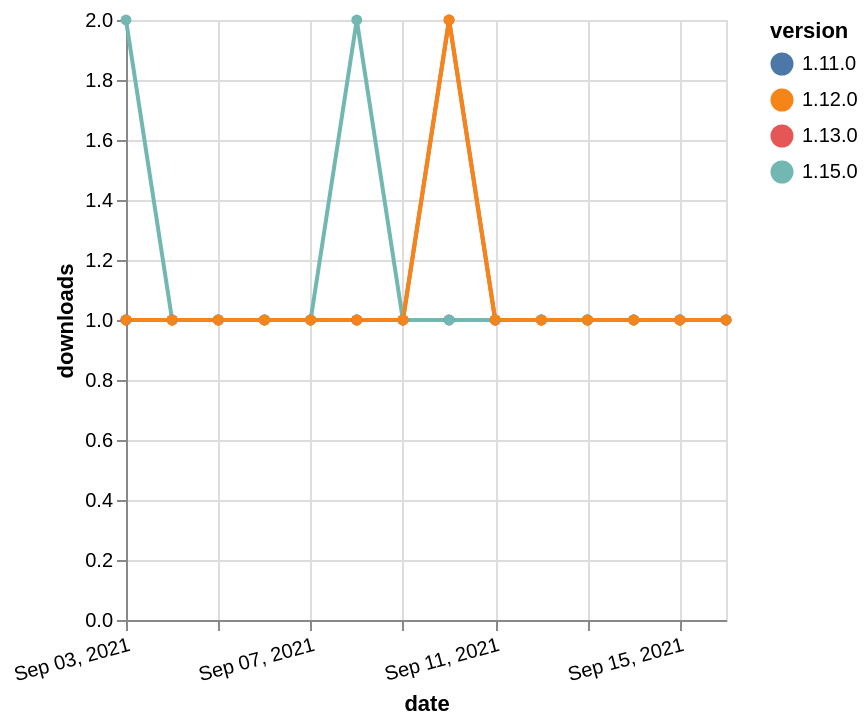

Specify this chart in Vega-Lite:
### Vega-Lite specification from a JSON file in a GitHub repository (floating-point values rounded to 4 significant figures)
{"$schema": "https://vega.github.io/schema/vega-lite/v5.json", "description": "A simple bar chart with embedded data.", "data": {"values": [{"date": "2021-09-03", "total": 337, "delta": 1, "version": "1.11.0"}, {"date": "2021-09-04", "total": 338, "delta": 1, "version": "1.11.0"}, {"date": "2021-09-05", "total": 339, "delta": 1, "version": "1.11.0"}, {"date": "2021-09-06", "total": 340, "delta": 1, "version": "1.11.0"}, {"date": "2021-09-07", "total": 341, "delta": 1, "version": "1.11.0"}, {"date": "2021-09-08", "total": 342, "delta": 1, "version": "1.11.0"}, {"date": "2021-09-09", "total": 343, "delta": 1, "version": "1.11.0"}, {"date": "2021-09-10", "total": 344, "delta": 1, "version": "1.11.0"}, {"date": "2021-09-11", "total": 345, "delta": 1, "version": "1.11.0"}, {"date": "2021-09-12", "total": 346, "delta": 1, "version": "1.11.0"}, {"date": "2021-09-13", "total": 347, "delta": 1, "version": "1.11.0"}, {"date": "2021-09-14", "total": 348, "delta": 1, "version": "1.11.0"}, {"date": "2021-09-15", "total": 349, "delta": 1, "version": "1.11.0"}, {"date": "2021-09-16", "total": 350, "delta": 1, "version": "1.11.0"}, {"date": "2021-09-03", "total": 288, "delta": 1, "version": "1.13.0"}, {"date": "2021-09-04", "total": 289, "delta": 1, "version": "1.13.0"}, {"date": "2021-09-05", "total": 290, "delta": 1, "version": "1.13.0"}, {"date": "2021-09-06", "total": 291, "delta": 1, "version": "1.13.0"}, {"date": "2021-09-07", "total": 292, "delta": 1, "version": "1.13.0"}, {"date": "2021-09-08", "total": 293, "delta": 1, "version": "1.13.0"}, {"date": "2021-09-09", "total": 294, "delta": 1, "version": "1.13.0"}, {"date": "2021-09-10", "total": 296, "delta": 2, "version": "1.13.0"}, {"date": "2021-09-11", "total": 297, "delta": 1, "version": "1.13.0"}, {"date": "2021-09-12", "total": 298, "delta": 1, "version": "1.13.0"}, {"date": "2021-09-13", "total": 299, "delta": 1, "version": "1.13.0"}, {"date": "2021-09-14", "total": 300, "delta": 1, "version": "1.13.0"}, {"date": "2021-09-15", "total": 301, "delta": 1, "version": "1.13.0"}, {"date": "2021-09-16", "total": 302, "delta": 1, "version": "1.13.0"}, {"date": "2021-09-03", "total": 114, "delta": 2, "version": "1.15.0"}, {"date": "2021-09-04", "total": 115, "delta": 1, "version": "1.15.0"}, {"date": "2021-09-05", "total": 116, "delta": 1, "version": "1.15.0"}, {"date": "2021-09-06", "total": 117, "delta": 1, "version": "1.15.0"}, {"date": "2021-09-07", "total": 118, "delta": 1, "version": "1.15.0"}, {"date": "2021-09-08", "total": 120, "delta": 2, "version": "1.15.0"}, {"date": "2021-09-09", "total": 121, "delta": 1, "version": "1.15.0"}, {"date": "2021-09-10", "total": 122, "delta": 1, "version": "1.15.0"}, {"date": "2021-09-11", "total": 123, "delta": 1, "version": "1.15.0"}, {"date": "2021-09-12", "total": 124, "delta": 1, "version": "1.15.0"}, {"date": "2021-09-13", "total": 125, "delta": 1, "version": "1.15.0"}, {"date": "2021-09-14", "total": 126, "delta": 1, "version": "1.15.0"}, {"date": "2021-09-15", "total": 127, "delta": 1, "version": "1.15.0"}, {"date": "2021-09-16", "total": 128, "delta": 1, "version": "1.15.0"}, {"date": "2021-09-03", "total": 178, "delta": 1, "version": "1.12.0"}, {"date": "2021-09-04", "total": 179, "delta": 1, "version": "1.12.0"}, {"date": "2021-09-05", "total": 180, "delta": 1, "version": "1.12.0"}, {"date": "2021-09-06", "total": 181, "delta": 1, "version": "1.12.0"}, {"date": "2021-09-07", "total": 182, "delta": 1, "version": "1.12.0"}, {"date": "2021-09-08", "total": 183, "delta": 1, "version": "1.12.0"}, {"date": "2021-09-09", "total": 184, "delta": 1, "version": "1.12.0"}, {"date": "2021-09-10", "total": 186, "delta": 2, "version": "1.12.0"}, {"date": "2021-09-11", "total": 187, "delta": 1, "version": "1.12.0"}, {"date": "2021-09-12", "total": 188, "delta": 1, "version": "1.12.0"}, {"date": "2021-09-13", "total": 189, "delta": 1, "version": "1.12.0"}, {"date": "2021-09-14", "total": 190, "delta": 1, "version": "1.12.0"}, {"date": "2021-09-15", "total": 191, "delta": 1, "version": "1.12.0"}, {"date": "2021-09-16", "total": 192, "delta": 1, "version": "1.12.0"}]}, "width": "container", "mark": {"type": "line", "point": {"filled": true}}, "encoding": {"x": {"field": "date", "type": "temporal", "timeUnit": "yearmonthdate", "title": "date", "axis": {"labelAngle": -15}}, "y": {"field": "delta", "type": "quantitative", "title": "downloads"}, "color": {"field": "version", "type": "nominal"}, "tooltip": {"field": "delta"}}}
